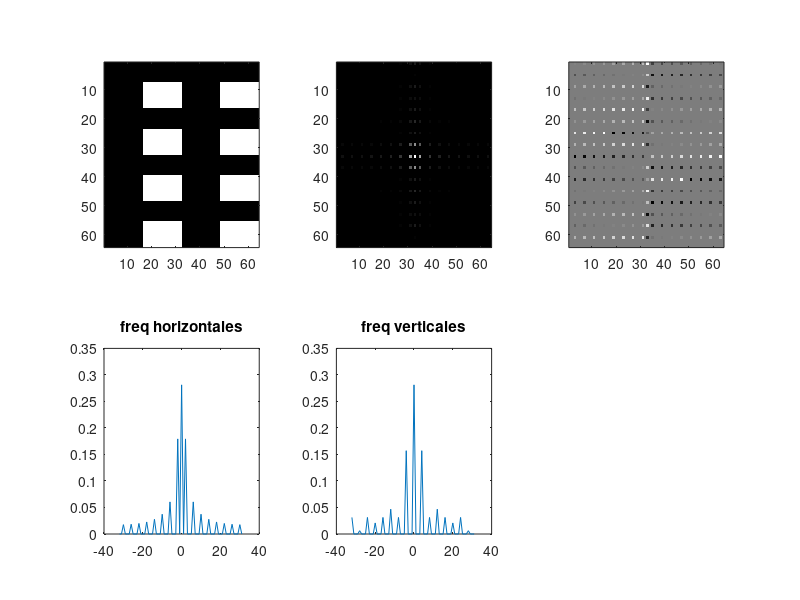

Here is the MATLAB script that generated this plot:
% Practical works - No 5
% Discrete Fourrier Transform

% Exercise 1 - 2D frequency plan
% 1.1 Define an image as follows (or similar):
clc;
clear all;
close all;

Im = 0;
hsf = 0;
vsf = 0;
dsf = 0;

N = 64;
Ts = 1 / N;
Fs = N;
df = Fs / N; % Sampling

Im(N/8:N/4, N/4+1:N/2) = 1;
Im(1:N/4, N/2+1:N) = Im;
Im(N/4+1:N/2, :) = Im;
Im(N/2+1:3*N/4, :) = Im(1:N/4, :);
Im(3*N/4+1:N, :) = Im(1:N/4, :);

subplot(2, 3, 1), imagesc(Im);
colormap('gray');


tf = fft2(Im) / N / N; % normalisation
tfs = fftshift(tf);
moyenne = mean2(Im);
central0Frequency = tfs(N/2+1, N/2+1);
display(central0Frequency);
display(moyenne);
subplot(2, 3, 2), imagesc(abs(tfs));
%colormap('gray');
subplot(2, 3, 3), imagesc(angle(tfs) / pi * 180);
colormap('gray');

% horizontal freqency axis
hsf = tfs(N/2+1, :);
%subplot(2, 3, 4), plot(-Fs/2:df:Fs/2-df, abs(hsf));
subplot(2, 3, 4), plot(-N/2:N/2-1, abs(hsf));
title('freq horizontales');
% vertical freqency axis
vfs = tfs(:, N/2+1);
%subplot(2, 3, 5), plot(-Fs/2:df:Fs/2-df, abs(vfs));
subplot(2, 3, 5), plot(-N/2:1:N/2-1, abs(vfs));
title('freq verticales');

return


% Exercise 2 - Reconstruction from modulus and/or phase
%% 2.1
Im = imread('cameraman.tif');
figure(13), imagesc(Im); title('Image 1'); colormap('gray');
%Im = imread('bureau.gif');
NM = size(Im, 1) * size(Im, 2);
tf = fft2(Im) / NM; % normalization
tfs = fftshift(tf);
moyenne = mean2(Im)
figure(14), imagesc(log(abs(tfs)+1)); title('Modulus');
colormap('gray');
figure(15), imagesc(angle(tfs)/pi*180); title('Phase'); colormap('gray');

% reconstruction image with module
tfs = NM * tfs;
% reconstruction aves le module et la phase
% tfs = abs(tfs).*cos(angle(tfs))+i.*abs(tfs).*sin(angle(tfs))
tfsMod = abs(tfs) .* cos(0) + i .* abs(tfs) .* sin(0);
tfsPh = 1 .* cos(angle(tfs)) + i .* 1 .* sin(angle(tfs));
%reconstruction with modulus only
ImrMod = ifft2(fftshift(tfsMod));
figure(16), imagesc(log(abs(real(ImrMod) + 1)));
%figure(16), imagesc(((read(ImrMod)+))); % log ..
title('Reconstruction with modulus');
colormap('gray');
% reconstruction with phase only
ImrPh = ifft2(fftshift(tfsPh));
figure(17), imagesc(real(ImrPh));
title('Reconstruction with phase');
colormap('gray');

% 2.4
Im2 = imread('trees.tif');
Im2 = imresize(Im2, [size(Im, 1) size(Im, 2)]);
figure(21), imagesc(Im2); title('Image 2'); colormap('gray');
%Im = imread('bureau.gif');
NM2 = size(Im2, 1) * size(Im2, 2);
tf2 = fft2(Im2) / NM2; % normalization
tfs2 = fftshift(tf2);
%moyenne = mean2(Im)

tfsMod1Ph2 = abs(tfs) .* cos(angle(tfs2)) + i .* abs(tfs) .* sin(angle(tfs2));
tfsMod2Ph1 = abs(tfs2) .* cos(angle(tfs)) + i .* abs(tfs2) .* sin(angle(tfs));
ImrMod1Ph2 = ifft2(fftshift(NM2 * tfsMod1Ph2));
figure(18), imagesc(real(ImrMod1Ph2)); title('Modlus 1 et Phase');
colormap('gray');
ImrMod2Ph1 = ifft2(fftshift(NM2 * tfsMod2Ph1));
figure(19), imagesc(real(ImrMod2Ph1)); title('Modulus 2 et Phase');
colormap('gray');


return;






















